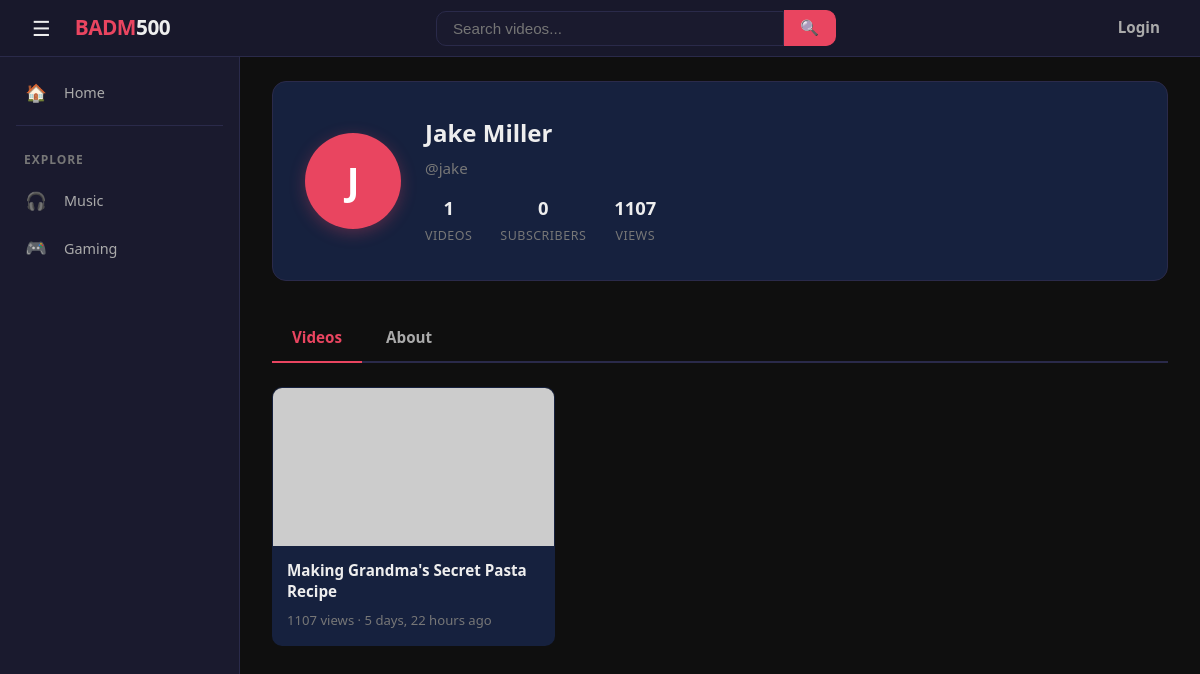
Page /profile/jake/ on the committed database.
### videos/models.py (models this page shows, shortened)
class Video(models.Model):
    VISIBILITY_CHOICES = [
        ('public', 'Public'),
        ('unlisted', 'Unlisted'),
        ('private', 'Private'),
    ]
    title = models.CharField(max_length=200)
    description = models.TextField(blank=True, default='')
    file = models.FileField(upload_to='videos/')
    thumbnail = models.ImageField(upload_to='thumbnails/', blank=True, null=True)
    visibility = models.CharField(max_length=10, choices=VISIBILITY_CHOICES, default='public')
    author = models.ForeignKey(User, on_delete=models.CASCADE, related_name='videos')
    views = models.PositiveIntegerField(default=0)
    duration = models.PositiveIntegerField(null=True, blank=True, help_text='Duration in seconds')
    created_at = models.DateTimeField(default=timezone.now)
    class Meta:
        ordering = ['-created_at']

### videos/views.py (the view)
# urls.py: path('profile/<str:username>/', views.profile, name='profile'),
def profile(request, username):
    user = get_object_or_404(User, username=username)
    videos = Video.objects.filter(author=user, visibility='public')
    profile_obj, _ = Profile.objects.get_or_create(user=user)
    is_subscribed = False
    if request.user.is_authenticated and request.user != user:
        is_subscribed = Subscription.objects.filter(
            subscriber=request.user, channel=user,
        ).exists()
    return render(request, 'profile.html', {
        'profile_user': user,
        'profile': profile_obj,
        'videos': videos,
        'sub_count': user.subscribers.count(),
        'total_views': sum(v.views for v in user.videos.all()),
        'is_subscribed': is_subscribed,
        'tab': request.GET.get('tab', 'videos'),
    })

### videos/context_processors.py (called while the page is built)
def notifications(request):
    if request.user.is_authenticated:
        return {
            'unread_count': request.user.notifications.filter(is_read=False).count(),
        }
    return {'unread_count': 0}

### templates/profile.html (shortened to what this page needs)
{% extends 'base.html' %}
{% load video_extras %}
{% block content %}
<div class="profile-header">
    <div class="profile-avatar">
        {% if profile.avatar %}
        <img src="{{ profile.avatar.url }}" alt="{{ profile_user.username }}" class="avatar-img-lg">
        {% else %}
        {{ profile_user.username|first|upper }}
        {% endif %}
    </div>
    <div class="profile-details">
        <h1>{{ profile_user.get_full_name|default:profile_user.username }}</h1>
        <div class="profile-handle">@{{ profile_user.username }}</div>
        <div class="profile-stats">
            <div class="stat">
                <span class="stat-value">{{ videos|length }}</span>
                <span class="stat-label">Videos</span>
            </div>
            <div class="stat">
                <span class="stat-value">{{ sub_count }}</span>
                <span class="stat-label">Subscribers</span>
            </div>
            <div class="stat">
                <span class="stat-value">{{ total_views }}</span>
                <span class="stat-label">Views</span>
            </div>
        </div>
    </div>
</div>
<div class="profile-tabs">
    <a href="?tab=videos" class="{% if tab == 'videos' %}active{% endif %}">Videos</a>
    <a href="?tab=about" class="{% if tab == 'about' %}active{% endif %}">About</a>
</div>
{% if tab == 'videos' %}
<div class="profile-tab-content active">
    <section class="video-grid">
        {% for video in videos %}
        <a href="{% url 'watch' video.pk %}" class="video-card">
            <div class="thumbnail">
                {% if video.thumbnail %}
                <img src="{{ video.thumbnail.url }}" alt="{{ video.title }}">
                {% else %}
                <img src="https://placehold.co/400x225/1a1a2e/e94560?text={{ video.title|truncatewords:2|urlencode }}" alt="{{ video.title }}">
                {% endif %}
            </div>
            <div class="card-body">
                <h3>{{ video.title }}</h3>
                <div class="card-meta">
                    <span>{{ video.views }} views &middot; {{ video.created_at|timesince }} ago</span>
                </div>
            </div>
        </a>
        {% empty %}
        <div class="empty-state">
            <h2>No videos yet</h2>
            <p>{% if user == profile_user %}<a href="{% url 'upload' %}">Upload your first video!</a>{% else %}This user hasn't uploaded any videos yet.{% endif %}</p>
        </div>
        {% endfor %}
    </section>
</div>
{% endif %}
{% endblock %}

### static/css/base.css (style rules this page uses)
:root { --bg-primary: #0f0f0f; --bg-secondary: #1a1a2e; --bg-card: #16213e; --bg-input: #1a1a2e; --bg-hover: #1e2a4a; --accent: #e94560; --accent-hover: #ff6b81; --accent-glow: rgba(233, 69, 96, 0.15); --text-primary: #eee; --text-secondary: #aaa; --text-muted: #777; --border: #2a2a4a; --border-light: #333366; --shadow: rgba(0, 0, 0, 0.4); --shadow-lg: rgba(0, 0, 0, 0.6); --radius: 10px; --radius-sm: 6px; --radius-lg: 14px; --transition: 0.25s ease; --max-width: 1200px; --sidebar-width: 240px; }
*, *::before, *::after { box-sizing: border-box; }
html { scroll-behavior: smooth; }
body { font-family: 'Segoe UI', system-ui, -apple-system, sans-serif; margin: 0; background: var(--bg-primary); color: var(--text-primary); line-height: 1.6; min-height: 100vh; }
a { color: var(--accent); text-decoration: none; transition: color var(--transition); }
img { max-width: 100%; display: block; }

### static/css/videos.css (style rules this page uses)
.video-grid { display: grid; grid-template-columns: repeat(auto-fill, minmax(280px, 1fr)); gap: 24px; margin-top: 24px; }
.video-card { background: var(--bg-card); border-radius: var(--radius); overflow: hidden; transition: transform var(--transition), box-shadow var(--transition); cursor: pointer; text-decoration: none; color: inherit; display: block; border: 1px solid transparent; }
.video-card .thumbnail { width: 100%; aspect-ratio: 16 / 9; background: #111; position: relative; overflow: hidden; }
.video-card .thumbnail img { width: 100%; height: 100%; object-fit: cover; transition: transform 0.4s ease; }
.video-card .thumbnail::after { content: '\25B6'; position: absolute; inset: 0; display: flex; align-items: center; justify-content: center; font-size: 2.5em; color: #fff; background: rgba(0, 0, 0, 0.35); opacity: 0; transition: opacity var(--transition); pointer-events: none; }
.video-card .card-body { padding: 14px; }
.video-card .card-body h3 { margin: 0 0 8px 0; font-size: 0.95em; font-weight: 600; line-height: 1.4; display: -webkit-box; -webkit-line-clamp: 2; -webkit-box-orient: vertical; overflow: hidden; color: var(--text-primary); }
.video-card .card-meta { display: flex; align-items: center; gap: 8px; color: var(--text-muted); font-size: 0.82em; }
.video-card .card-meta span { overflow: hidden; text-overflow: ellipsis; white-space: nowrap; }

### static/css/profile.css (style rules this page uses)
.profile-header { display: flex; align-items: center; gap: 24px; padding: 32px; background: var(--bg-card); border-radius: var(--radius-lg, var(--radius)); margin-bottom: 32px; border: 1px solid var(--border); position: relative; }
.profile-avatar { width: 96px; height: 96px; border-radius: 50%; background: var(--accent); display: flex; align-items: center; justify-content: center; font-size: 2.4em; color: #fff; font-weight: 700; flex-shrink: 0; box-shadow: 0 4px 16px rgba(233, 69, 96, 0.3); }
.profile-details h1 { margin: 0 0 4px 0; font-size: 1.5em; }
.profile-details .profile-handle { color: var(--text-muted); font-size: 0.95em; margin-bottom: 12px; }
.profile-stats { display: flex; gap: 28px; }
.profile-stats .stat { text-align: center; }
.profile-stats .stat-value { font-weight: 700; font-size: 1.15em; display: block; color: var(--text-primary); }
.profile-stats .stat-label { font-size: 0.78em; color: var(--text-muted); text-transform: uppercase; letter-spacing: 0.04em; }
.profile-tabs { display: flex; gap: 4px; margin-bottom: 24px; border-bottom: 2px solid var(--border); }
.profile-tabs a { background: none; border: none; color: var(--text-secondary); padding: 12px 20px; font-size: 0.95em; font-weight: 600; cursor: pointer; border-bottom: 2px solid transparent; margin-bottom: -2px; transition: all var(--transition); font-family: inherit; text-decoration: none; }
.profile-tabs a.active { color: var(--accent); border-bottom-color: var(--accent); }
.profile-tab-content { display: block; }

### rows in the picture
Video: title "Making Grandma's Secret Pasta Recipe", views "1107", created_at "5 days, 22 hours"

### other values in the picture
{{ profile_user.username|first|upper }} "J"
{{ profile_user.get_full_name|default:profile_user.username }} "Jake Miller"
{{ profile_user.username }} "jake"
{{ videos|length }} "1"
{{ sub_count }} "0"
{{ total_views }} "1107"
